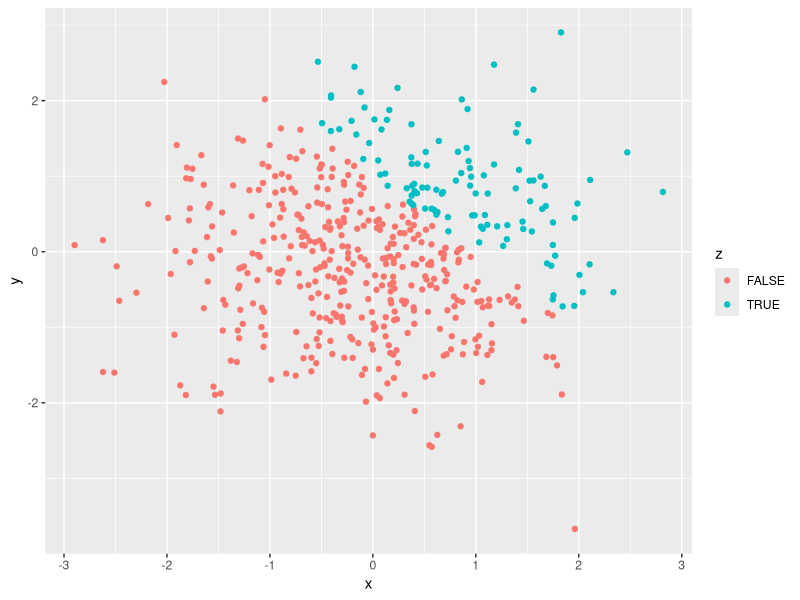
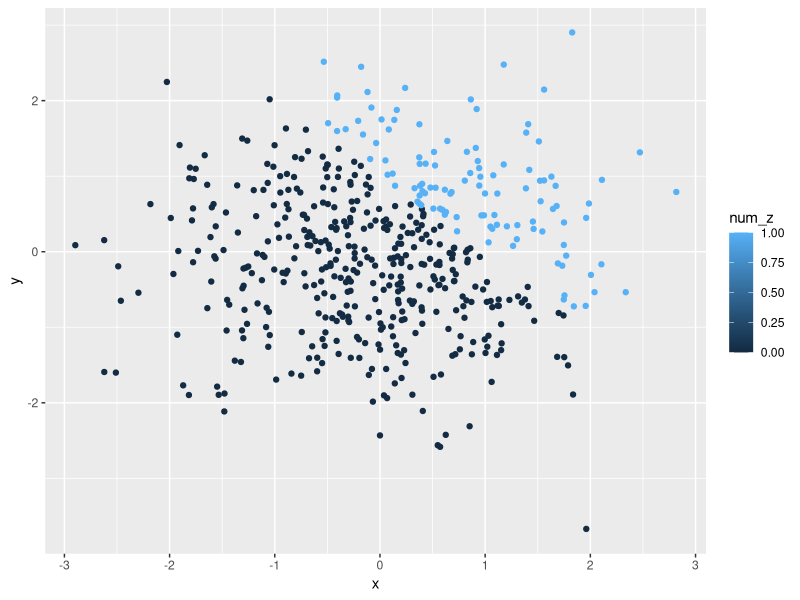
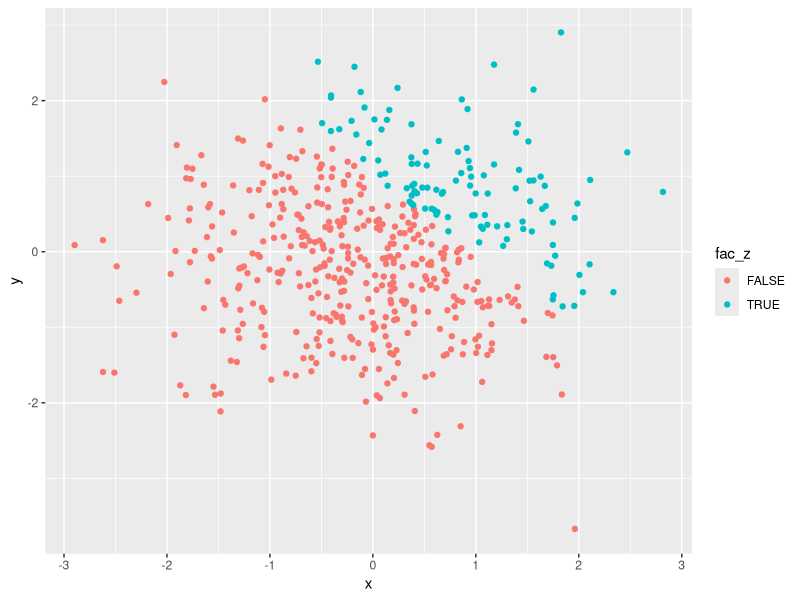
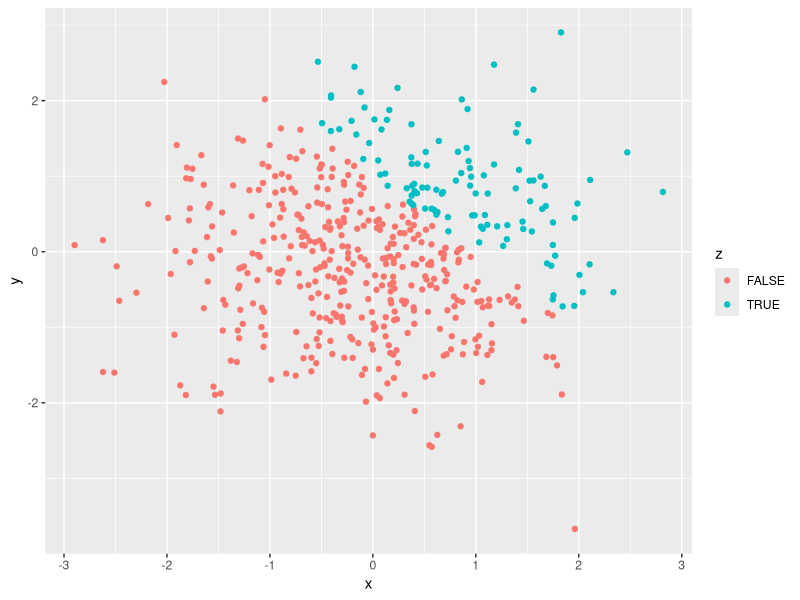

These figures' R source, in order:
## ---- chunk 1
library(tidyverse)
df1 <- tibble(
    a = rnorm(8),
    b = a > 0,
    c = letters[1:8],
    d = factor(c("a","a","a","b","b","b","c","c"), levels = c("a","b","c"))
)
mean(df1$a)
mean(df1$b)
mean(df1$c)
mean(df1$d)
## ---- chunk 2
as.numeric(df1$b) * df1$a
as.factor(df1$b) * df1$a
as.numeric(as.factor(df1$b)) * df1$a
## ---- chunk 3
df2 <- tibble(
    x = rnorm(500),
    y = rnorm(500),
    z = (x+y) > 1,
    num_z = as.numeric(z),
    fac_z = as.factor(z)
)
## ---- chunk 4
ggplot(df2, aes(x, y, color = z)) + geom_point()
ggsave('First plot.pdf')
ggplot(df2, aes(x, y, color = num_z)) + geom_point()
ggplot(df2, aes(x, y, color = fac_z)) + geom_point()
